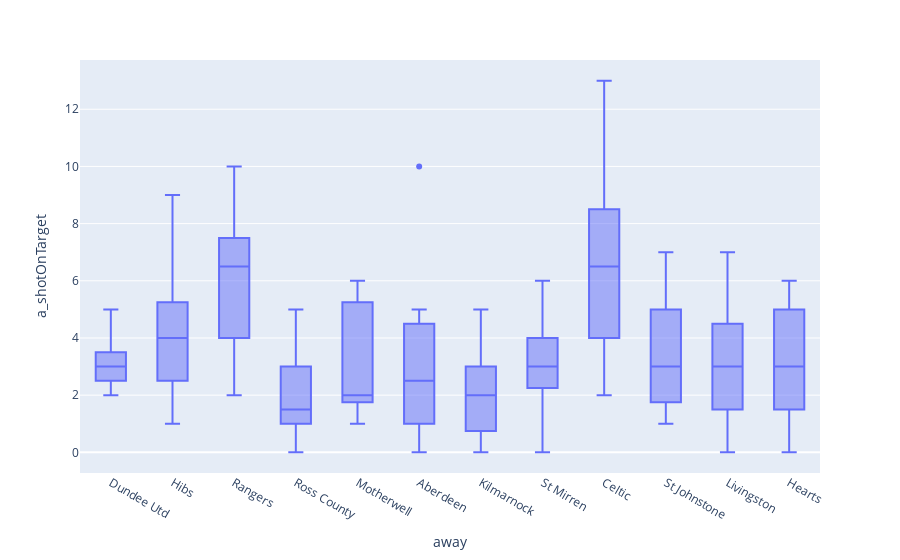

The code cell stored with this chart in its notebook:
### Code cell
px.box(df2, x="away", y="a_shotOnTarget")

### Figure 1 — Plotly figure (JSON) as saved in the notebook; plotly's stock layout.template omitted (floating-point values rounded to 4 significant figures; data arrays with more than 128 entries replaced by an {"elided": "..."} marker saying what was removed)
{"data": [{"alignmentgroup": "True", "hovertemplate": "away=%{x}<br>a_shotOnTarget=%{y}<extra></extra>", "legendgroup": "", "marker": {"color": "#636efa"}, "name": "", "notched": false, "offsetgroup": "", "orientation": "v", "showlegend": false, "type": "box", "x": {"elided": "147 str values"}, "x0": " ", "xaxis": "x", "y": {"elided": "147 int values"}, "y0": " ", "yaxis": "y"}], "layout": {"boxmode": "group", "legend": {"tracegroupgap": 0}, "margin": {"t": 60}, "xaxis": {"anchor": "y", "domain": [0, 1], "title": {"text": "away"}}, "yaxis": {"anchor": "x", "domain": [0, 1], "title": {"text": "a_shotOnTarget"}}}}
